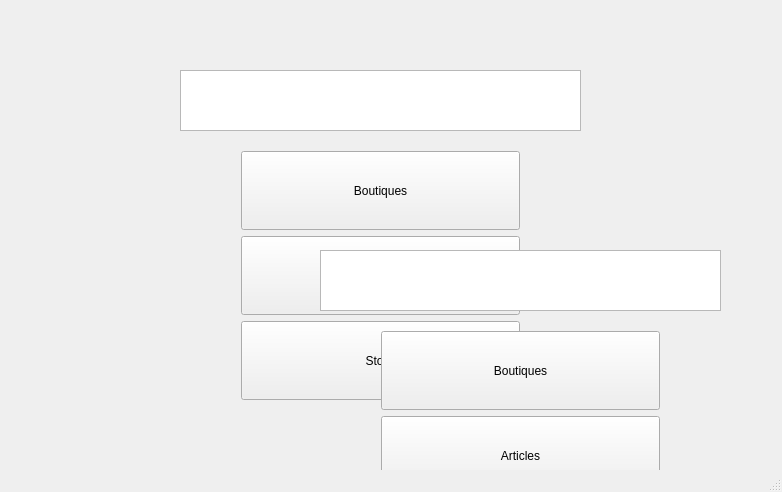
<?xml version="1.0" encoding="UTF-8"?>
<ui version="4.0">
 <class>MainWindow</class>
 <widget class="QMainWindow" name="MainWindow">
  <property name="geometry">
   <rect>
    <x>0</x>
    <y>0</y>
    <width>782</width>
    <height>492</height>
   </rect>
  </property>
  <property name="windowTitle">
   <string>MainWindow</string>
  </property>
  <property name="styleSheet">
   <string notr="true">background-image: url(:/CRUD/background.jpg);</string>
  </property>
  <widget class="QWidget" name="centralWidget">
   <widget class="QWidget" name="verticalLayoutWidget">
    <property name="geometry">
     <rect>
      <x>230</x>
      <y>140</y>
      <width>301</width>
      <height>271</height>
     </rect>
    </property>
    <layout class="QVBoxLayout" name="verticalLayout">
     <item>
      <widget class="QPushButton" name="pb_boutiques">
       <property name="sizePolicy">
        <sizepolicy hsizetype="Minimum" vsizetype="Minimum">
         <horstretch>0</horstretch>
         <verstretch>0</verstretch>
        </sizepolicy>
       </property>
       <property name="text">
        <string>Boutiques</string>
       </property>
      </widget>
     </item>
     <item>
      <widget class="QPushButton" name="pb_articles">
       <property name="sizePolicy">
        <sizepolicy hsizetype="Minimum" vsizetype="Minimum">
         <horstretch>0</horstretch>
         <verstretch>0</verstretch>
        </sizepolicy>
       </property>
       <property name="text">
        <string>Articles</string>
       </property>
      </widget>
     </item>
     <item>
      <widget class="QPushButton" name="pb_stock">
       <property name="sizePolicy">
        <sizepolicy hsizetype="Minimum" vsizetype="Minimum">
         <horstretch>0</horstretch>
         <verstretch>0</verstretch>
        </sizepolicy>
       </property>
       <property name="text">
        <string>Stock</string>
       </property>
      </widget>
     </item>
    </layout>
   </widget>
   <widget class="QTextEdit" name="textEdit">
    <property name="geometry">
     <rect>
      <x>180</x>
      <y>70</y>
      <width>401</width>
      <height>61</height>
     </rect>
    </property>
    <property name="html">
     <string>&lt;!DOCTYPE HTML PUBLIC &quot;-//W3C//DTD HTML 4.0//EN&quot; &quot;http://www.w3.org/TR/REC-html40/strict.dtd&quot;&gt;
&lt;html&gt;&lt;head&gt;&lt;meta name=&quot;qrichtext&quot; content=&quot;1&quot; /&gt;&lt;style type=&quot;text/css&quot;&gt;
p, li { white-space: pre-wrap; }
&lt;/style&gt;&lt;/head&gt;&lt;body style=&quot; font-family:'MS Shell Dlg 2'; font-size:8.25pt; font-weight:400; font-style:normal;&quot;&gt;
&lt;p align=&quot;center&quot; style=&quot; margin-top:0px; margin-bottom:0px; margin-left:0px; margin-right:0px; -qt-block-indent:0; text-indent:0px;&quot;&gt;&lt;span style=&quot; font-size:26pt; color:#ffffff;&quot;&gt;Gestion de magasins&lt;/span&gt;&lt;/p&gt;&lt;/body&gt;&lt;/html&gt;</string>
    </property>
   </widget>
   <widget class="QWidget" name="verticalLayoutWidget_2">
    <property name="geometry">
     <rect>
      <x>300</x>
      <y>280</y>
      <width>301</width>
      <height>271</height>
     </rect>
    </property>
    <layout class="QVBoxLayout" name="verticalLayout_2"/>
   </widget>
   <widget class="QTextEdit" name="textEdit_2">
    <property name="geometry">
     <rect>
      <x>320</x>
      <y>250</y>
      <width>401</width>
      <height>61</height>
     </rect>
    </property>
    <property name="html">
     <string>&lt;!DOCTYPE HTML PUBLIC &quot;-//W3C//DTD HTML 4.0//EN&quot; &quot;http://www.w3.org/TR/REC-html40/strict.dtd&quot;&gt;
&lt;html&gt;&lt;head&gt;&lt;meta name=&quot;qrichtext&quot; content=&quot;1&quot; /&gt;&lt;style type=&quot;text/css&quot;&gt;
p, li { white-space: pre-wrap; }
&lt;/style&gt;&lt;/head&gt;&lt;body style=&quot; font-family:'MS Shell Dlg 2'; font-size:8.25pt; font-weight:400; font-style:normal;&quot;&gt;
&lt;p align=&quot;center&quot; style=&quot; margin-top:0px; margin-bottom:0px; margin-left:0px; margin-right:0px; -qt-block-indent:0; text-indent:0px;&quot;&gt;&lt;span style=&quot; font-size:26pt; color:#ffffff;&quot;&gt;Gestion de magasins&lt;/span&gt;&lt;/p&gt;&lt;/body&gt;&lt;/html&gt;</string>
    </property>
   </widget>
   <widget class="QWidget" name="verticalLayoutWidget_3">
    <property name="geometry">
     <rect>
      <x>440</x>
      <y>460</y>
      <width>301</width>
      <height>271</height>
     </rect>
    </property>
    <layout class="QVBoxLayout" name="verticalLayout_3"/>
   </widget>
   <widget class="QWidget" name="verticalLayoutWidget_4">
    <property name="geometry">
     <rect>
      <x>370</x>
      <y>320</y>
      <width>301</width>
      <height>271</height>
     </rect>
    </property>
    <layout class="QVBoxLayout" name="verticalLayout_4">
     <item>
      <widget class="QPushButton" name="pb_boutiques_2">
       <property name="sizePolicy">
        <sizepolicy hsizetype="Minimum" vsizetype="Minimum">
         <horstretch>0</horstretch>
         <verstretch>0</verstretch>
        </sizepolicy>
       </property>
       <property name="text">
        <string>Boutiques</string>
       </property>
      </widget>
     </item>
     <item>
      <widget class="QPushButton" name="pb_articles_2">
       <property name="sizePolicy">
        <sizepolicy hsizetype="Minimum" vsizetype="Minimum">
         <horstretch>0</horstretch>
         <verstretch>0</verstretch>
        </sizepolicy>
       </property>
       <property name="text">
        <string>Articles</string>
       </property>
      </widget>
     </item>
     <item>
      <widget class="QPushButton" name="pb_stock_2">
       <property name="sizePolicy">
        <sizepolicy hsizetype="Minimum" vsizetype="Minimum">
         <horstretch>0</horstretch>
         <verstretch>0</verstretch>
        </sizepolicy>
       </property>
       <property name="text">
        <string>Stock</string>
       </property>
      </widget>
     </item>
    </layout>
   </widget>
  </widget>
  <widget class="QMenuBar" name="menuBar">
   <property name="geometry">
    <rect>
     <x>0</x>
     <y>0</y>
     <width>782</width>
     <height>21</height>
    </rect>
   </property>
  </widget>
  <widget class="QStatusBar" name="statusBar"/>
  <action name="actionArticles">
   <property name="text">
    <string>Articles</string>
   </property>
  </action>
  <action name="actionMagasins">
   <property name="text">
    <string>Magasins</string>
   </property>
  </action>
  <action name="actionClients">
   <property name="text">
    <string>Clients</string>
   </property>
  </action>
 </widget>
 <layoutdefault spacing="6" margin="11"/>
 <resources/>
 <connections/>
</ui>
